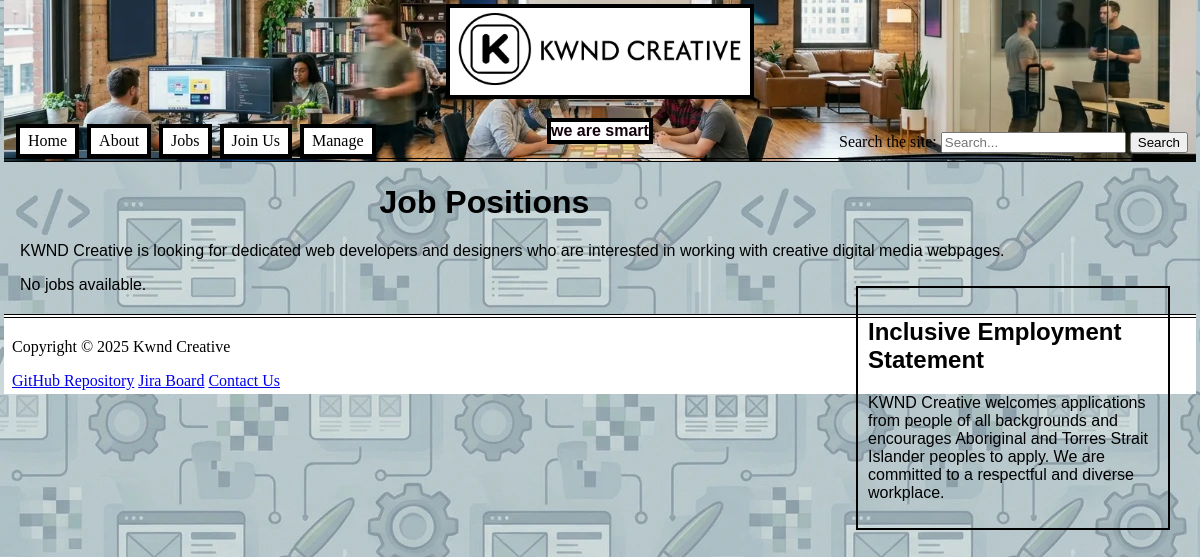
Before: /jobs.php with the older database file.
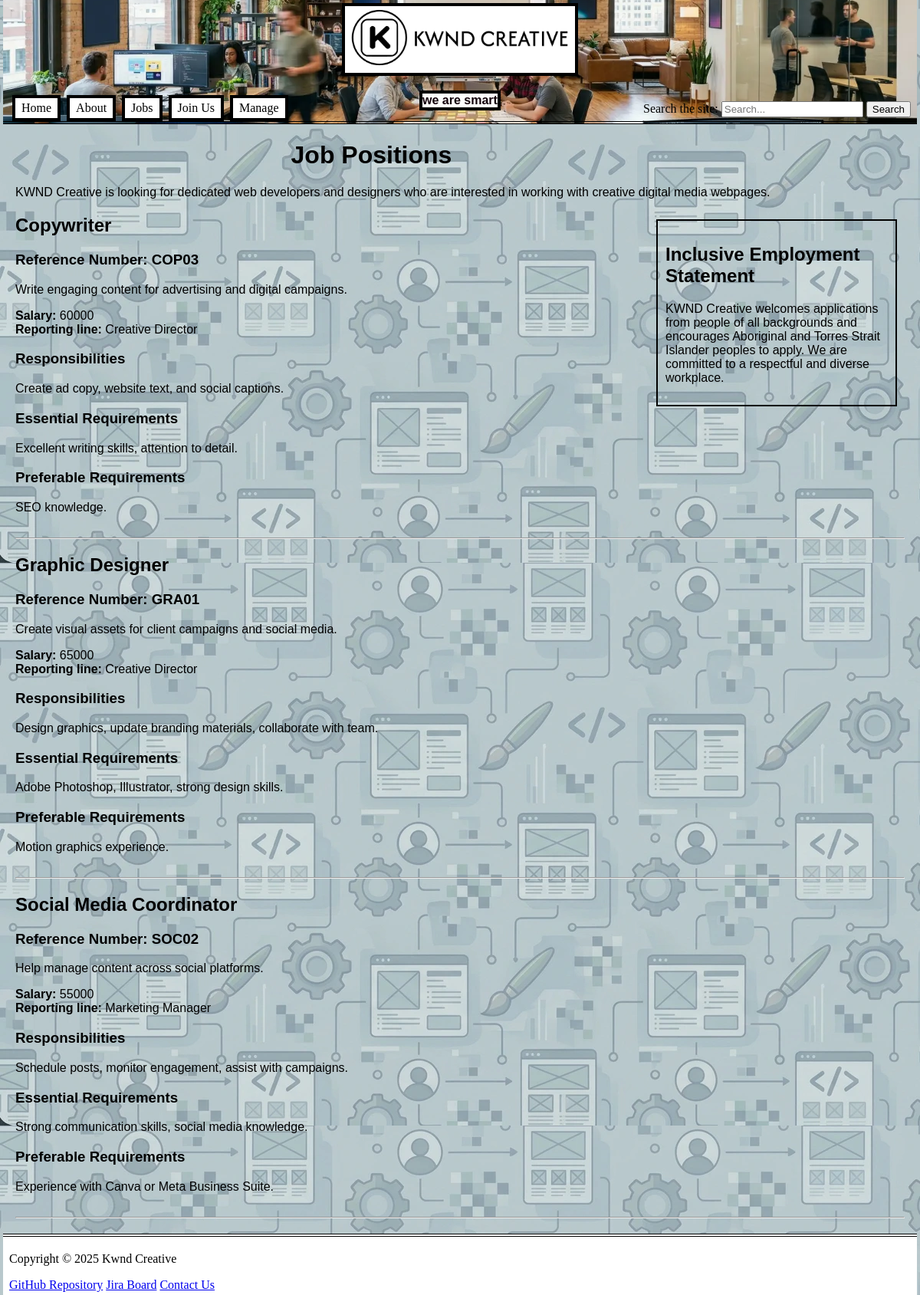
After: the same page with the newer database file.
### tables this page shows
CREATE TABLE `jobs` (
  `job_ref` varchar(5) NOT NULL,
  `job_title` varchar(100) NOT NULL,
  `salary` varchar(100) NOT NULL,
  `reporting_line` varchar(100) NOT NULL,
  `description` text NOT NULL,
  `responsibilities` text NOT NULL,
  `essentials` text NOT NULL,
  `preferables` text NOT NULL
);

### jobs.php (the view, shortened to what this page needs)
<?php
require_once("settings.php");
?>
<!DOCTYPE html>
<html lang="en">
<head>
    <link rel="stylesheet" href="style.css">
</head>
<body>
<?php include 'header.inc'; ?>
<main>
<h1>Job Positions</h1>
<p>
    KWND Creative is looking for dedicated web developers and designers who are interested in working with creative digital media webpages.
</p>
<aside>
    <h2>Inclusive Employment Statement</h2>
    <p>
        KWND Creative welcomes applications from people of all backgrounds and encourages Aboriginal and Torres Strait Islander peoples to apply.
        We are committed to a respectful and diverse workplace.
    </p>
</aside>
<?php
$query = "SELECT * FROM jobs";
$result = mysqli_query($conn, $query);
if ($result && mysqli_num_rows($result) > 0) {
    while ($row = mysqli_fetch_assoc($result)) {
        echo "<section>";
        echo "<h2>" . htmlspecialchars($row['job_title']) . "</h2>";
        echo "<h3>Reference Number: " . htmlspecialchars($row['job_ref']) . "</h3>";
        echo "<p>" . htmlspecialchars($row['description']) . "</p>";
        echo "<p>";
        echo "<strong>Salary:</strong> " . htmlspecialchars($row['salary']) . "<br>";
        echo "<strong>Reporting line:</strong> " . htmlspecialchars($row['reporting_line']);
        echo "</p>";
        echo "<h3>Responsibilities</h3>";
        echo "<p>" . nl2br(htmlspecialchars($row['responsibilities'])) . "</p>";
        echo "<h3>Essential Requirements</h3>";
        echo "<p>" . nl2br(htmlspecialchars($row['essentials'])) . "</p>";
        echo "<h3>Preferable Requirements</h3>";
        echo "<p>" . nl2br(htmlspecialchars($row['preferables'])) . "</p>";
        echo "</section><hr>";
    }
} else {
    echo "<p>No jobs available.</p>";
}
?>
</main>
<?php include 'footer.inc'; ?>
</body>
</html>

### header.inc (shortened to what this page needs)
<!DOCTYPE html>
<html lang = en>
  <head>
    <link rel="stylesheet" href="styles/style.css">
  </head>
  <header>
      <div class="branding">
            <img src="images/logo.webp" alt="Kwnd Creative Logo" width="400px" id="logo">
            <h1 id="slogan">we are smart</h1>
      </div>
      <?php include 'nav.inc'; ?>
      <form id="searchForm" action="/search" method="get">
        <label for="site-search" id="search-label">Search the site:</label>
        <input type="search" id="site-search" placeholder="Search...">
        <button type="submit">Search</button>
      </form>
  </header>
  <body>

### nav.inc
<nav>
          <a id="navBar" href="index.php">Home</a>
          <a id="navBar" href="about.php">About</a>
          <a id="navBar" href="jobs.php">Jobs</a>
          <a id="navBar" href="apply.php">Join Us</a>
          <a id="navBar" href="manage.php">Manage</a>
      </nav>

### footer.inc
<footer>
        <p>Copyright &copy; 2025 Kwnd Creative</p>
        <a href="https://github.com/106489702/Razeem_1430_G06-webpage">GitHub Repository</a>
        <a href="https://razzeenfri1430g06.atlassian.net/jira/software/projects/SCRUM/boards/1?jql=assignee%20IN%20%28712020%3Aefb8f835-5e17-4fd4-8054-2840caf137c2%2C%20712020%3Ab61717f1-9a04-4add-aaa1-8c70e04797a8%29">Jira Board</a>
        <a href="mailto:info@kwndcreate.com">Contact Us</a>
    </footer>

### styles/style.css (style rules this page uses)
header { background-image: url("images/bannerback.webp"); background-size: cover; background-repeat: no-repeat; background-position: center; border-bottom: 4px double #000000; padding: 4px 8px; margin: 0px 4px; }
body { margin: 0; padding: 0; background-image: url('images/backdrop.webp'); background-repeat: repeat; }
.branding { display: flex; flex-direction: column; align-items: center; gap: 8px; }
#logo { display: block; margin: 0 auto; width: 300px; border: 4px solid #000000; }
#slogan { align-items: center; text-align: center; font-size: 1em; font-family: 'Arial', sans-serif; font-weight: bold; color: rgb(18, 0, 10); border: 4px solid #000000; background-color: #ffffff; display: inline-block; width: fit-content; }
#navBar { border: 4px solid #000000; background-color: #ffffff; padding: 4px 8px; margin: 0px 4px; text-decoration: none; color: #000000; float: left; position: relative; top: -30px; }
#searchForm { float: right; margin-top: 8px; position: relative; top: -30px; }
footer { border-top-style: double; border-top-width: 4px; border-top-color: #000000; padding: 4px 8px; margin: 0px 4px; background-color: #ffffff; }
aside { float: right; width: 25%; border: 2px solid #000000; padding: 10px; margin: 10px; }
section { margin-bottom: 30px; }
main { margin: 20px; font-family: Arial, sans-serif; }
body { background-color: #FDFCFA; }

Changed rows visible on the page:
added jobs: job_title "Copywriter", job_ref "COP03", description "Write engaging content for advertising and digital campaigns.", salary "60000", reporting_line "Creative Director", responsibilities "Create ad copy, website text, and social captions.", essentials "Excellent writing skills, attention to detail.", preferables "SEO knowledge."
added jobs: job_title "Graphic Designer", job_ref "GRA01", description "Create visual assets for client campaigns and social media.", salary "65000", reporting_line "Creative Director", responsibilities "Design graphics, update branding materials, collaborate with team.", essentials "Adobe Photoshop, Illustrator, strong design skills.", preferables "Motion graphics experience."
added jobs: job_title "Social Media Coordinator", job_ref "SOC02", description "Help manage content across social platforms.", salary "55000", reporting_line "Marketing Manager", responsibilities "Schedule posts, monitor engagement, assist with campaigns.", essentials "Strong communication skills, social media knowledge.", preferables "Experience with Canva or Meta Business Suite."
Other visible differences:
text no longer shown: "No jobs available."
